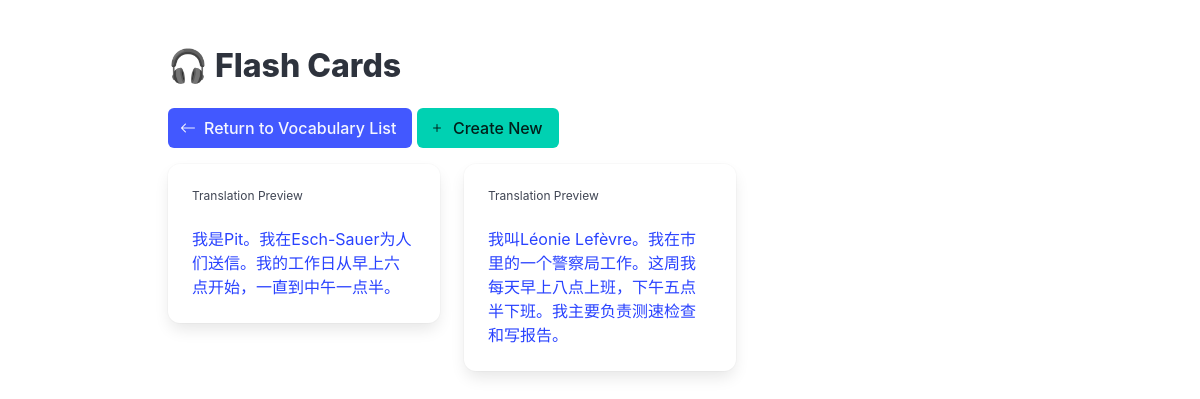
The app's page /flashcards, older data.
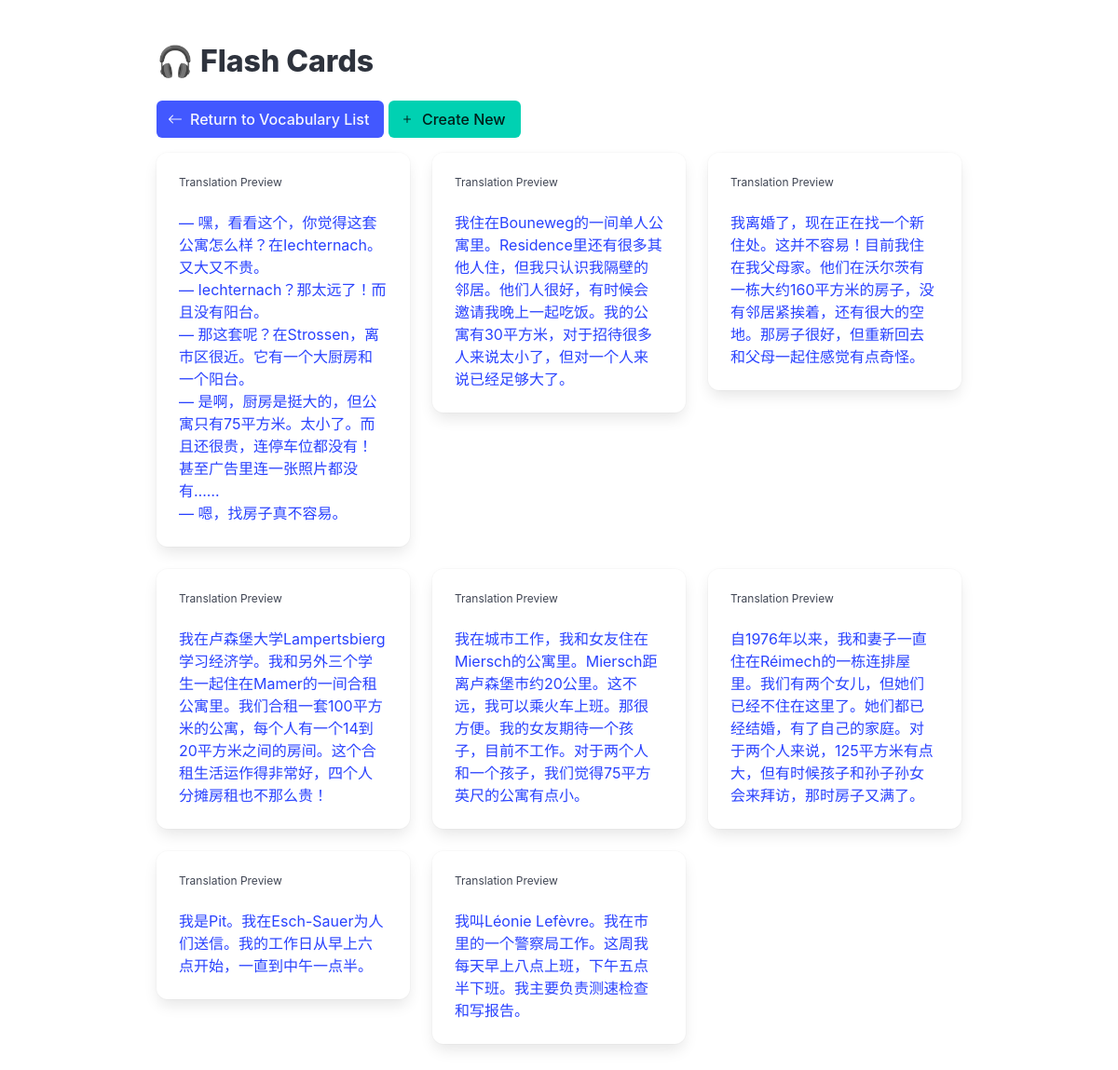
The same page, newer data.
### models.py (models this page shows)
class SDL_CARD(db.Model):
    __tablename__ = 'SDL_CARD'
    ID = db.Column(db.Integer, primary_key=True)
    AUDIO_URL = db.Column(db.String, nullable=False)
    TRANSCRIPT = db.Column(db.Text, nullable=False)
    TRANSLATION = db.Column(db.Text, nullable=False)

### app.py (the view)
@app.route("/flashcards")
def flashcards():
    cards = SDL_CARD.query.order_by(SDL_CARD.ID.desc()).all()
    return render_template("flashcards.html", cards=cards)

### templates/flashcards.html
{% extends "layout.html" %}
{% block content %}
<section class="section">
  <div class="container">
    <h1 class="title">🎧 Flash Cards</h1>
    <div class="mb-4">
      <a href="{{ url_for('index') }}" class="button is-link">
        <span class="icon"><i class="bi bi-arrow-left"></i></span>
        <span>Return to Vocabulary List</span>
      </a>
      <a href="{{ url_for('create_flashcard') }}" class="button is-primary">
        <span class="icon"><i class="bi bi-plus"></i></span>
        <span>Create New</span>
      </a>
    </div>
    <div class="columns is-multiline">
      {% for card in cards %}
        <div class="column is-one-third">
          <div class="card">
            <a href="{{ url_for('view_flashcard', card_id=card.ID) }}">
              <div class="card-content">
                <p class="subtitle is-7">Translation Preview</p>
                <div class="content">
                  {% for line in card.TRANSLATION.split('\n')[:5] %}
                    {{ line }}<br>
                  {% endfor %}
                </div>
              </div>
            </a>
          </div>
        </div>
      {% endfor %}
    </div>
  </div>
</section>
{% endblock %}

### templates/layout.html (shortened to what this page needs)
<!DOCTYPE html>
<html>
<head>
    <link rel="stylesheet" href="https://cdn.jsdelivr.net/npm/bootstrap-icons@1.11.1/font/bootstrap-icons.min.css">
    <link rel="stylesheet" href="https://cdn.jsdelivr.net/npm/bulma@1.0.0/css/bulma.min.css">
</head>
<body>
    <div class="container">
            {% block content %}{% endblock %}
    </div>
</body>
</html>

Row changes from the older to the newer data that the page shows:
added SDL_CARD: 5 "— 嘿，看看这个，你觉得这套公寓怎么样？在Iechternach。又大又不贵。" "— Iechternach？那太远了！而且没有阳台。" "— 那这套呢？在Strossen，离市区很近。它有一个大厨房和一个阳台。" "— 是啊，厨房是挺大的，但公寓只有75平方米。太小了。而且还很贵，连停车位都没有！甚至广告里连一张照片都没有……" "— 嗯，找房子真不容易。", shown under "🎧 Flash Cards"
added SDL_CARD: TRANSLATION "我住在Bouneweg的一间单人公寓里。Residence里还有很多其他人住，但我只认识我隔壁的邻居。他们人很好，有时候会邀请我晚上一起吃饭。我的公寓有30平方米，对于招待很多人来说太小了，但对一个人来说已经足够大了。"
added SDL_CARD: TRANSLATION "我离婚了，现在正在找一个新住处。这并不容易！目前我住在我父母家。他们在沃尔茨有一栋大约160平方米的房子，没有邻居紧挨着，还有很大的空地。那房子很好，但重新回去和父母一起住感觉有点奇怪。"
added SDL_CARD: TRANSLATION "我在卢森堡大学Lampertsbierg学习经济学。我和另外三个学生一起住在Mamer的一间合租公寓里。我们合租一套100平方米的公寓，每个人有一个14到20平方米之间的房间。这个合租生活运作得非常好，四个人分摊房租也不那么贵！"
added SDL_CARD: TRANSLATION "我在城市工作，我和女友住在Miersch的公寓里。Miersch距离卢森堡市约20公里。这不远，我可以乘火车上班。那很方便。我的女友期待一个孩子，目前不工作。对于两个人和一个孩子，我们觉得75平方英尺的公寓有点小。"
added SDL_CARD: TRANSLATION "自1976年以来，我和妻子一直住在Réimech的一栋连排屋里。我们有两个女儿，但她们已经不住在这里了。她们都已经结婚，有了自己的家庭。对于两个人来说，125平方米有点大，但有时候孩子和孙子孙女会来拜访，那时房子又满了。"
